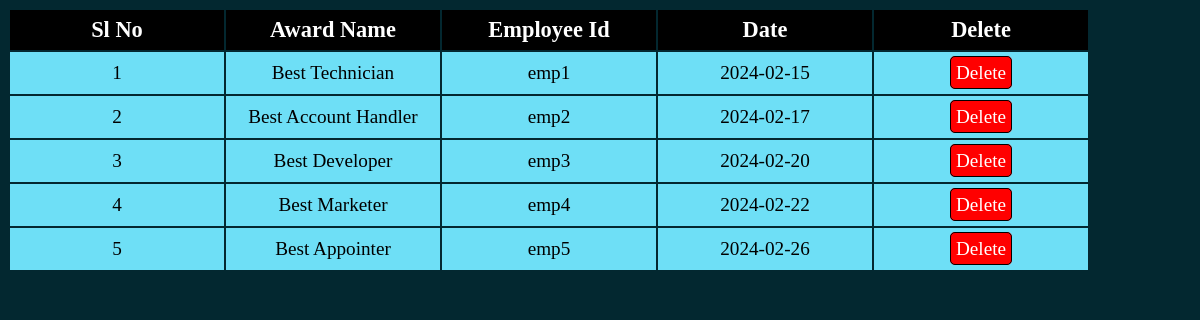
The app's page /displayaward.php (signed in) with its own data.
### tables this page shows
CREATE TABLE `award` (
  `a_id` varchar(10) NOT NULL,
  `a_name` varchar(20) DEFAULT NULL,
  `dates` date DEFAULT NULL,
  `empid` varchar(10) DEFAULT NULL
);

### displayaward.php (the view, shortened to what this page needs)
<?php
    if(isset($_SESSION['id']) && isset($_SESSION['user_name'])){
        include "connection.php";
        $query = "select * from award";
        $data = mysqli_query($conn,$query);
        $result = $data;
?>
<!DOCTYPE html>
<html lang="en">
<head>
    <link rel="stylesheet" href="style3.css">
</head>
<body>
    <table class="tbl">
        <thead>
            <tr>
                <th scope="col" class="table1">Sl No</th>
                <th scope="col" class="table1">Award Name</th>
                <th scope="col" class="table1">Employee Id</th>
                <th scope="col" class="table1">Date</th>
                <th scope="col" class="table1">Delete</th>
            </tr>
            <?php
            if($result){
                $i=1;
                while($result = mysqli_fetch_assoc($data)){
                    echo "
                    <tr>
                        <td class='c1'>".$i++."</td>
                        <td class='c1'>".$result['a_name']."</td>
                        <td class='c1'>".$result['empid']."</td>
                        <td class='c1'>".$result['dates']."</td>
                        <td class='c1'><a href='deleteaward.php?rn=$result[a_id]' onclick='showPrompt()' class='btn2'>Delete</a></td>
                    </tr>
                    ";
                }
            }else{
                echo "No data found";
            }
            ?>
        </thead>
    </table>
</body>
</html>
<?php
} else{
    header("Location: index.php");
    exit();
}
?>

### style3.css (style rules this page uses)
body { background-color: rgb(3,40,48); color: white; }
.table1 { margin: auto; width: 200px; background-color: black; color: #fff; padding: 7px; font-size: 1.4em; }
.btn1,.btn2 { text-decoration: none; border: 1px solid black; padding: 5px; color: #fff; border-radius: 5px; }
.btn2 { background-color: red; }
.c1 { padding: 10px; text-align: center; background-color: rgb(110,223,246); color: black; font-size: 1.2em; }

### records on screen
award: a_name "Best Technician", empid "emp1", dates "2024-02-15"
award: a_name "Best Account Handler", empid "emp2", dates "2024-02-17"
award: a_name "Best Developer", empid "emp3", dates "2024-02-20"
award: a_name "Best Marketer", empid "emp4", dates "2024-02-22"
award: a_name "Best Appointer", empid "emp5", dates "2024-02-26"
